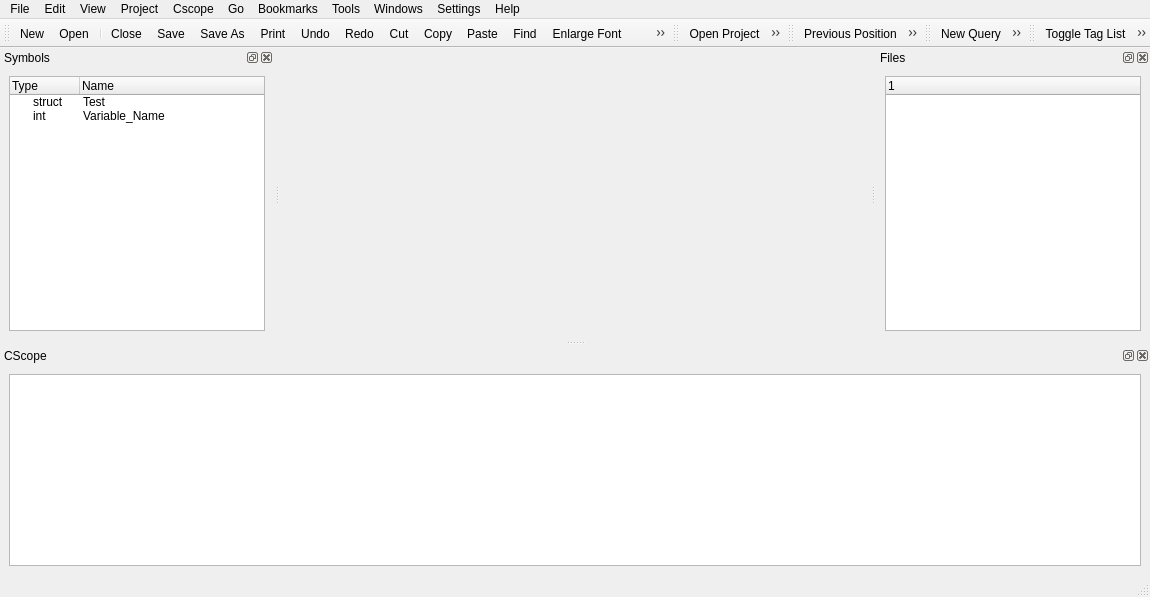
 <widget class="QMainWindow" name="MainWindow">
  <property name="geometry">
   <rect>
    <x>0</x>
    <y>0</y>
    <width>1150</width>
    <height>597</height>
   </rect>
  </property>
  <property name="windowTitle">
   <string>KScope-NG</string>
  </property>
  <widget class="QWidget" name="centralWidget">
   <layout class="QGridLayout" name="gridLayout_2">
    <item row="0" column="0">
     <widget class="QTabWidget" name="tabWidget">
      <property name="currentIndex">
       <number>-1</number>
      </property>
      <property name="documentMode">
       <bool>true</bool>
      </property>
      <property name="tabsClosable">
       <bool>true</bool>
      </property>
      <property name="movable">
       <bool>true</bool>
      </property>
     </widget>
    </item>
   </layout>
  </widget>
  <widget class="QMenuBar" name="menuBar">
   <property name="geometry">
    <rect>
     <x>0</x>
     <y>0</y>
     <width>1150</width>
     <height>22</height>
    </rect>
   </property>
   <widget class="QMenu" name="menuEdit">
    <property name="title">
     <string>Edit</string>
    </property>
    <addaction name="actionUndo"/>
    <addaction name="actionRedo"/>
    <addaction name="separator"/>
    <addaction name="actionCut"/>
    <addaction name="actionCopy"/>
    <addaction name="actionCopy_As_HTML"/>
    <addaction name="actionPaste"/>
    <addaction name="separator"/>
    <addaction name="actionSelect_All"/>
    <addaction name="actionDeselect"/>
    <addaction name="actionBlock_Selection"/>
    <addaction name="separator"/>
    <addaction name="actionOverwrite_Mode"/>
    <addaction name="separator"/>
    <addaction name="actionFind"/>
    <addaction name="actionFind_Next"/>
    <addaction name="actionFind_Previous"/>
    <addaction name="actionReplace"/>
    <addaction name="separator"/>
    <addaction name="actionGo_to_Line"/>
    <addaction name="actionSearch_Incrementally"/>
    <addaction name="actionSearch_Incrementally_Backwards"/>
    <addaction name="actionGo_to_Tag"/>
    <addaction name="actionComplete_Symbol"/>
   </widget>
   <widget class="QMenu" name="menuHelp">
    <property name="title">
     <string>Help</string>
    </property>
    <addaction name="actionContents"/>
    <addaction name="actionAbout"/>
   </widget>
   <widget class="QMenu" name="menuFile">
    <property name="title">
     <string>File</string>
    </property>
    <addaction name="actionNew"/>
    <addaction name="actionOpen"/>
    <addaction name="separator"/>
    <addaction name="actionSave_All"/>
    <addaction name="separator"/>
    <addaction name="actionSave"/>
    <addaction name="actionSave_As"/>
    <addaction name="actionReload"/>
    <addaction name="actionPrint"/>
    <addaction name="separator"/>
    <addaction name="actionExport_as_HTML"/>
    <addaction name="actionClose"/>
    <addaction name="separator"/>
    <addaction name="actionExit"/>
   </widget>
   <widget class="QMenu" name="menuView">
    <property name="title">
     <string>View</string>
    </property>
    <widget class="QMenu" name="menuSchema">
     <property name="title">
      <string>Schema</string>
     </property>
     <addaction name="actionNormal"/>
     <addaction name="actionPrinting"/>
    </widget>
    <widget class="QMenu" name="menuDynamic_Word_Wrap_Indicators">
     <property name="title">
      <string>Dynamic Word Wrap Indicators</string>
     </property>
     <addaction name="actionOff"/>
     <addaction name="actionFollow_Line_Numbers"/>
     <addaction name="actionAuto"/>
    </widget>
    <widget class="QMenu" name="menuCode_Folding">
     <property name="title">
      <string>Code Folding</string>
     </property>
     <addaction name="actionCollapse_Top_Level"/>
     <addaction name="actionExpand_Top_Level"/>
     <addaction name="actionCollapse_One_Local_Level"/>
     <addaction name="actionExpand_One_Local_Level"/>
    </widget>
    <addaction name="actionToggleFiles"/>
    <addaction name="actionToggleCscope"/>
    <addaction name="actionToggleSymbols"/>
    <addaction name="separator"/>
    <addaction name="actionSwitch_to_Command_Line"/>
    <addaction name="menuSchema"/>
    <addaction name="separator"/>
    <addaction name="actionDynamic_Word_Wrap"/>
    <addaction name="menuDynamic_Word_Wrap_Indicators"/>
    <addaction name="actionShow_Static_Word_Wrap_Marker"/>
    <addaction name="separator"/>
    <addaction name="actionHide_Icon_Border"/>
    <addaction name="actionHide_Line_Numbers"/>
    <addaction name="actionHide_Scrollbar_Marks"/>
    <addaction name="separator"/>
    <addaction name="actionHide_Folding_Markers"/>
    <addaction name="separator"/>
    <addaction name="menuCode_Folding"/>
   </widget>
   <widget class="QMenu" name="menuProject">
    <property name="title">
     <string>Project</string>
    </property>
    <addaction name="actionNew_Project"/>
    <addaction name="actionOpenProject"/>
    <addaction name="actionOpen_CScope_out"/>
    <addaction name="actionAdd_Remove_Files"/>
    <addaction name="actionProperties"/>
    <addaction name="separator"/>
    <addaction name="actionMake_Project"/>
    <addaction name="actionRemake_Project"/>
    <addaction name="separator"/>
    <addaction name="actionClose_Project"/>
   </widget>
   <widget class="QMenu" name="menuCscope">
    <property name="title">
     <string>Cscope</string>
    </property>
    <addaction name="actionRebuild_Database"/>
    <addaction name="separator"/>
    <addaction name="actionReferences"/>
    <addaction name="actionDefinition"/>
    <addaction name="actionCalled_Functions"/>
    <addaction name="actionCalling_Functions"/>
    <addaction name="actionFind_Text"/>
    <addaction name="actionFind_EGrep_Pattern"/>
    <addaction name="actionFind_File"/>
    <addaction name="actionIncluding_Files"/>
    <addaction name="separator"/>
    <addaction name="actionQuick_Definition"/>
    <addaction name="actionCall_Graph"/>
   </widget>
   <widget class="QMenu" name="menuGo">
    <property name="title">
     <string>Go</string>
    </property>
    <addaction name="actionPrevious"/>
    <addaction name="actionNext"/>
    <addaction name="separator"/>
    <addaction name="actionPreviousPosition"/>
    <addaction name="actionNextPosition"/>
    <addaction name="actionPositionHistory"/>
    <addaction name="separator"/>
    <addaction name="actionGlobalBookmarks"/>
   </widget>
   <widget class="QMenu" name="menuBookmarks">
    <property name="title">
     <string>Bookmarks</string>
    </property>
    <addaction name="actionSet_Bookmark"/>
    <addaction name="actionClear_All_Bookmarks"/>
   </widget>
   <widget class="QMenu" name="menuTools">
    <property name="title">
     <string>Tools</string>
    </property>
   </widget>
   <widget class="QMenu" name="menuWindows">
    <property name="title">
     <string>Windows</string>
    </property>
    <addaction name="actionClose_All"/>
    <addaction name="actionGo_Left"/>
    <addaction name="actionGo_Right"/>
    <addaction name="separator"/>
   </widget>
   <widget class="QMenu" name="menuSettings">
    <property name="title">
     <string>Settings</string>
    </property>
    <widget class="QMenu" name="menuToolbars">
     <property name="title">
      <string>Toolbars</string>
     </property>
     <addaction name="actionMain_Toolbar"/>
     <addaction name="actionProject"/>
     <addaction name="actionNavigation"/>
     <addaction name="actionQuery"/>
     <addaction name="actionWorkspace"/>
     <addaction name="actionSearch_Toolbar"/>
    </widget>
    <addaction name="actionConfigure_Editor"/>
    <addaction name="menuToolbars"/>
    <addaction name="actionConfigure_Shortcuts"/>
    <addaction name="actionConfigure_IDE"/>
   </widget>
   <addaction name="menuFile"/>
   <addaction name="menuEdit"/>
   <addaction name="menuView"/>
   <addaction name="menuProject"/>
   <addaction name="menuCscope"/>
   <addaction name="menuGo"/>
   <addaction name="menuBookmarks"/>
   <addaction name="menuTools"/>
   <addaction name="menuWindows"/>
   <addaction name="menuSettings"/>
   <addaction name="menuHelp"/>
  </widget>
  <widget class="QToolBar" name="mainToolBar">
   <property name="windowTitle">
    <string>Main Toolbar</string>
   </property>
   <property name="iconSize">
    <size>
     <width>22</width>
     <height>22</height>
    </size>
   </property>
   <property name="toolButtonStyle">
    <enum>Qt::ToolButtonIconOnly</enum>
   </property>
   <attribute name="toolBarArea">
    <enum>TopToolBarArea</enum>
   </attribute>
   <attribute name="toolBarBreak">
    <bool>false</bool>
   </attribute>
   <addaction name="actionNew"/>
   <addaction name="actionOpen"/>
   <addaction name="separator"/>
   <addaction name="actionClose"/>
   <addaction name="actionSave"/>
   <addaction name="actionSave_As"/>
   <addaction name="actionPrint"/>
   <addaction name="actionUndo"/>
   <addaction name="actionRedo"/>
   <addaction name="actionCut"/>
   <addaction name="actionCopy"/>
   <addaction name="actionPaste"/>
   <addaction name="actionFind"/>
   <addaction name="actionEnlarge_Font"/>
   <addaction name="actionShrink_Font"/>
  </widget>
  <widget class="QStatusBar" name="statusBar"/>
  <widget class="QDockWidget" name="dockCscope">
   <property name="windowTitle">
    <string>CScope</string>
   </property>
   <attribute name="dockWidgetArea">
    <number>8</number>
   </attribute>
   <widget class="QWidget" name="dockCscopeContents">
    <layout class="QHBoxLayout" name="horizontalLayout_4">
     <item>
      <widget class="QTableWidget" name="tableResults"/>
     </item>
    </layout>
   </widget>
  </widget>
  <widget class="QDockWidget" name="dockFiles">
   <property name="windowTitle">
    <string>Files</string>
   </property>
   <attribute name="dockWidgetArea">
    <number>2</number>
   </attribute>
   <widget class="QWidget" name="dockFilesContents">
    <layout class="QVBoxLayout" name="verticalLayout_10">
     <item>
      <widget class="QTreeWidget" name="treeFiles">
       <column>
        <property name="text">
         <string notr="true">1</string>
        </property>
       </column>
      </widget>
     </item>
    </layout>
   </widget>
  </widget>
  <widget class="QDockWidget" name="dockSymbols">
   <property name="windowTitle">
    <string>Symbols</string>
   </property>
   <attribute name="dockWidgetArea">
    <number>1</number>
   </attribute>
   <widget class="QWidget" name="dockSymbolsContents">
    <layout class="QVBoxLayout" name="verticalLayout_9">
     <item>
      <widget class="QTreeWidget" name="treeSymbols">
       <property name="animated">
        <bool>true</bool>
       </property>
       <property name="columnCount">
        <number>2</number>
       </property>
       <attribute name="headerDefaultSectionSize">
        <number>70</number>
       </attribute>
       <attribute name="headerShowSortIndicator" stdset="0">
        <bool>true</bool>
       </attribute>
       <column>
        <property name="text">
         <string notr="true">Type</string>
        </property>
       </column>
       <column>
        <property name="text">
         <string>Name</string>
        </property>
       </column>
       <item>
        <property name="text">
         <string>struct</string>
        </property>
        <property name="text">
         <string>Test</string>
        </property>
       </item>
       <item>
        <property name="text">
         <string>int</string>
        </property>
        <property name="text">
         <string>Variable_Name</string>
        </property>
       </item>
      </widget>
     </item>
    </layout>
   </widget>
  </widget>
  <widget class="QToolBar" name="projectToolBar">
   <property name="windowTitle">
    <string>Project Toolbar</string>
   </property>
   <property name="iconSize">
    <size>
     <width>22</width>
     <height>22</height>
    </size>
   </property>
   <attribute name="toolBarArea">
    <enum>TopToolBarArea</enum>
   </attribute>
   <attribute name="toolBarBreak">
    <bool>false</bool>
   </attribute>
   <addaction name="actionOpenProject"/>
   <addaction name="actionRebuildProject"/>
  </widget>
  <widget class="QToolBar" name="navigationToolBar">
   <property name="windowTitle">
    <string>Navigation Toolbar</string>
   </property>
   <property name="iconSize">
    <size>
     <width>22</width>
     <height>22</height>
    </size>
   </property>
   <attribute name="toolBarArea">
    <enum>TopToolBarArea</enum>
   </attribute>
   <attribute name="toolBarBreak">
    <bool>false</bool>
   </attribute>
   <addaction name="actionPreviousPosition"/>
   <addaction name="actionNextPosition"/>
   <addaction name="actionPositionHistory"/>
   <addaction name="actionGlobalBookmarks"/>
  </widget>
  <widget class="QToolBar" name="queryToolBar">
   <property name="windowTitle">
    <string>Query Toolbar</string>
   </property>
   <property name="iconSize">
    <size>
     <width>22</width>
     <height>22</height>
    </size>
   </property>
   <attribute name="toolBarArea">
    <enum>TopToolBarArea</enum>
   </attribute>
   <attribute name="toolBarBreak">
    <bool>false</bool>
   </attribute>
   <addaction name="actionNewQuery"/>
   <addaction name="actionRefreshQueries"/>
   <addaction name="actionLock"/>
   <addaction name="actionClose_2"/>
   <addaction name="separator"/>
   <addaction name="actionPrevious"/>
   <addaction name="actionNext"/>
  </widget>
  <widget class="QToolBar" name="dockToolBar">
   <property name="windowTitle">
    <string>Workspace Toolbar</string>
   </property>
   <property name="iconSize">
    <size>
     <width>22</width>
     <height>22</height>
    </size>
   </property>
   <attribute name="toolBarArea">
    <enum>TopToolBarArea</enum>
   </attribute>
   <attribute name="toolBarBreak">
    <bool>false</bool>
   </attribute>
   <addaction name="actionToggleSymbols"/>
   <addaction name="actionToggleCscope"/>
   <addaction name="actionToggleFiles"/>
  </widget>
  <action name="actionNew">
   <property name="icon">
    <iconset resource="../../res/resources.qrc">
     <normaloff>:/icons/icons/new.png</normaloff>:/icons/icons/new.png</iconset>
   </property>
   <property name="text">
    <string>New</string>
   </property>
   <property name="shortcut">
    <string>Ctrl+N</string>
   </property>
  </action>
  <action name="actionOpen">
   <property name="icon">
    <iconset resource="../../res/resources.qrc">
     <normaloff>:/icons/icons/open.png</normaloff>:/icons/icons/open.png</iconset>
   </property>
   <property name="text">
    <string>Open</string>
   </property>
   <property name="shortcut">
    <string>Ctrl+O</string>
   </property>
  </action>
  <action name="actionExit">
   <property name="icon">
    <iconset resource="../../res/resources.qrc">
     <normaloff>:/icons/icons/exit.png</normaloff>:/icons/icons/exit.png</iconset>
   </property>
   <property name="text">
    <string>Exit</string>
   </property>
   <property name="shortcut">
    <string>Ctrl+Q</string>
   </property>
  </action>
  <action name="actionSave">
   <property name="icon">
    <iconset resource="../../res/resources.qrc">
     <normaloff>:/icons/icons/save.png</normaloff>:/icons/icons/save.png</iconset>
   </property>
   <property name="text">
    <string>Save</string>
   </property>
   <property name="shortcut">
    <string>Ctrl+S</string>
   </property>
  </action>
  <action name="actionClose">
   <property name="icon">
    <iconset resource="../../res/resources.qrc">
     <normaloff>:/icons/icons/close.png</normaloff>:/icons/icons/close.png</iconset>
   </property>
   <property name="text">
    <string>Close</string>
   </property>
   <property name="shortcut">
    <string>Ctrl+W</string>
   </property>
  </action>
  <action name="actionAbout">
   <property name="text">
    <string>About</string>
   </property>
  </action>
  <action name="actionSave_As">
   <property name="icon">
    <iconset resource="../../res/resources.qrc">
     <normaloff>:/icons/icons/saveas.png</normaloff>:/icons/icons/saveas.png</iconset>
   </property>
   <property name="text">
    <string>Save As</string>
   </property>
  </action>
  <action name="actionUndo">
   <property name="icon">
    <iconset resource="../../res/resources.qrc">
     <normaloff>:/icons/icons/undo.png</normaloff>:/icons/icons/undo.png</iconset>
   </property>
   <property name="text">
    <string>Undo</string>
   </property>
   <property name="shortcut">
    <string>Ctrl+Z</string>
   </property>
  </action>
  <action name="actionRedo">
   <property name="icon">
    <iconset resource="../../res/resources.qrc">
     <normaloff>:/icons/icons/redo.png</normaloff>:/icons/icons/redo.png</iconset>
   </property>
   <property name="text">
    <string>Redo</string>
   </property>
   <property name="shortcut">
    <string>Ctrl+Shift+Z</string>
   </property>
  </action>
  <action name="actionCut">
   <property name="icon">
    <iconset resource="../../res/resources.qrc">
     <normaloff>:/icons/icons/cut.png</normaloff>:/icons/icons/cut.png</iconset>
   </property>
   <property name="text">
    <string>Cut</string>
   </property>
   <property name="shortcut">
    <string>Ctrl+X</string>
   </property>
  </action>
  <action name="actionCopy">
   <property name="icon">
    <iconset resource="../../res/resources.qrc">
     <normaloff>:/icons/icons/copy.png</normaloff>:/icons/icons/copy.png</iconset>
   </property>
   <property name="text">
    <string>Copy</string>
   </property>
   <property name="shortcut">
    <string>Ctrl+C</string>
   </property>
  </action>
  <action name="actionPaste">
   <property name="icon">
    <iconset resource="../../res/resources.qrc">
     <normaloff>:/icons/icons/paste.png</normaloff>:/icons/icons/paste.png</iconset>
   </property>
   <property name="text">
    <string>Paste</string>
   </property>
   <property name="shortcut">
    <string>Ctrl+V</string>
   </property>
  </action>
  <action name="actionSelect_All">
   <property name="text">
    <string>Select All</string>
   </property>
   <property name="shortcut">
    <string>Ctrl+A</string>
   </property>
  </action>
  <action name="actionCopy_As_HTML">
   <property name="text">
    <string>Copy As HTML</string>
   </property>
  </action>
  <action name="actionDeselect">
   <property name="text">
    <string>Deselect</string>
   </property>
   <property name="shortcut">
    <string>Ctrl+Shift+A</string>
   </property>
  </action>
  <action name="actionBlock_Selection">
   <property name="text">
    <string>Block Selection</string>
   </property>
   <property name="shortcut">
    <string>Ctrl+Shift+B</string>
   </property>
  </action>
  <action name="actionSave_All">
   <property name="icon">
    <iconset resource="../../res/resources.qrc">
     <normaloff>:/icons/icons/saveall.png</normaloff>:/icons/icons/saveall.png</iconset>
   </property>
   <property name="text">
    <string>Save All</string>
   </property>
   <property name="shortcut">
    <string>Ctrl+L</string>
   </property>
  </action>
  <action name="actionReload">
   <property name="icon">
    <iconset resource="../../res/resources.qrc">
     <normaloff>:/icons/icons/reload.png</normaloff>:/icons/icons/reload.png</iconset>
   </property>
   <property name="text">
    <string>Reload</string>
   </property>
   <property name="shortcut">
    <string>F5</string>
   </property>
  </action>
  <action name="actionPrint">
   <property name="icon">
    <iconset resource="../../res/resources.qrc">
     <normaloff>:/icons/icons/print.png</normaloff>:/icons/icons/print.png</iconset>
   </property>
   <property name="text">
    <string>Print</string>
   </property>
   <property name="shortcut">
    <string>Ctrl+P</string>
   </property>
  </action>
  <action name="actionExport_as_HTML">
   <property name="text">
    <string>Export as HTML</string>
   </property>
  </action>
  <action name="actionOverwrite_Mode">
   <property name="text">
    <string>Overwrite Mode</string>
   </property>
   <property name="shortcut">
    <string>Ins</string>
   </property>
  </action>
  <action name="actionFind">
   <property name="icon">
    <iconset resource="../../res/resources.qrc">
     <normaloff>:/icons/icons/find.png</normaloff>:/icons/icons/find.png</iconset>
   </property>
   <property name="text">
    <string>Find</string>
   </property>
   <property name="shortcut">
    <string>Ctrl+F</string>
   </property>
  </action>
  <action name="actionFind_Next">
   <property name="icon">
    <iconset resource="../../res/resources.qrc">
     <normaloff>:/icons/icons/next.png</normaloff>:/icons/icons/next.png</iconset>
   </property>
   <property name="text">
    <string>Find Next</string>
   </property>
   <property name="shortcut">
    <string>F3</string>
   </property>
  </action>
  <action name="actionFind_Previous">
   <property name="icon">
    <iconset resource="../../res/resources.qrc">
     <normaloff>:/icons/icons/previous.png</normaloff>:/icons/icons/previous.png</iconset>
   </property>
   <property name="text">
    <string>Find Previous</string>
   </property>
   <property name="shortcut">
    <string>Shift+F3</string>
   </property>
  </action>
  <action name="actionReplace">
   <property name="text">
    <string>Replace</string>
   </property>
   <property name="shortcut">
    <string>Ctrl+R</string>
   </property>
  </action>
  <action name="actionEnlarge_Font">
   <property name="icon">
    <iconset resource="../../res/resources.qrc">
     <normaloff>:/icons/icons/increasefont.png</normaloff>:/icons/icons/increasefont.png</iconset>
   </property>
   <property name="text">
    <string>Enlarge Font</string>
   </property>
  </action>
  <action name="actionShrink_Font">
   <property name="icon">
    <iconset resource="../../res/resources.qrc">
     <normaloff>:/icons/icons/decreasefont.png</normaloff>:/icons/icons/decreasefont.png</iconset>
   </property>
   <property name="text">
    <string>Shrink Font</string>
   </property>
  </action>
  <action name="actionGo_to_Line">
   <property name="text">
    <string>Go to Line</string>
   </property>
   <property name="shortcut">
    <string>Ctrl+G</string>
   </property>
  </action>
  <action name="actionSearch_Incrementally">
   <property name="text">
    <string>Search Incrementally</string>
   </property>
   <property name="shortcut">
    <string>Ctrl+Alt+F</string>
   </property>
  </action>
  <action name="actionSearch_Incrementally_Backwards">
   <property name="text">
    <string>Search Incrementally Backwards</string>
   </property>
   <property name="shortcut">
    <string>Ctrl+Alt+Shift+F</string>
   </property>
  </action>
  <action name="actionGo_to_Tag">
   <property name="text">
    <string>Go to Tag</string>
   </property>
   <property name="shortcut">
    <string>Ctrl+Shift+T</string>
   </property>
  </action>
  <action name="actionComplete_Symbol">
   <property name="text">
    <string>Complete Symbol</string>
   </property>
   <property name="shortcut">
    <string>Ctrl+Space</string>
   </property>
  </action>
  <action name="actionToggleSymbols">
   <property name="icon">
    <iconset resource="../../res/resources.qrc">
     <normaloff>:/icons/icons/taglist.png</normaloff>:/icons/icons/taglist.png</iconset>
   </property>
   <property name="text">
    <string>Toggle Tag List</string>
   </property>
   <property name="shortcut">
    <string>Ctrl+'</string>
   </property>
  </action>
  <action name="actionToggleCscope">
   <property name="icon">
    <iconset resource="../../res/resources.qrc">
     <normaloff>:/icons/icons/querywindow.png</normaloff>:/icons/icons/querywindow.png</iconset>
   </property>
   <property name="text">
    <string>Toggle Query Window</string>
   </property>
   <property name="shortcut">
    <string>Ctrl+.</string>
   </property>
  </action>
  <action name="actionToggleFiles">
   <property name="icon">
    <iconset resource="../../res/resources.qrc">
     <normaloff>:/icons/icons/filelist.png</normaloff>:/icons/icons/filelist.png</iconset>
   </property>
   <property name="text">
    <string>Toggle File List</string>
   </property>
   <property name="shortcut">
    <string>Ctrl+/</string>
   </property>
  </action>
  <action name="actionOpenProject">
   <property name="icon">
    <iconset resource="../../res/resources.qrc">
     <normaloff>:/icons/icons/project_open.png</normaloff>:/icons/icons/project_open.png</iconset>
   </property>
   <property name="text">
    <string>Open Project</string>
   </property>
   <property name="toolTip">
    <string>Open Project</string>
   </property>
  </action>
  <action name="actionRebuildProject">
   <property name="icon">
    <iconset resource="../../res/resources.qrc">
     <normaloff>:/icons/icons/rebuild.png</normaloff>:/icons/icons/rebuild.png</iconset>
   </property>
   <property name="text">
    <string>Rebuild Project</string>
   </property>
   <property name="toolTip">
    <string>Rebuild Project</string>
   </property>
  </action>
  <action name="actionPreviousPosition">
   <property name="icon">
    <iconset resource="../../res/resources.qrc">
     <normaloff>:/icons/icons/back.png</normaloff>:/icons/icons/back.png</iconset>
   </property>
   <property name="text">
    <string>Previous Position</string>
   </property>
   <property name="shortcut">
    <string>Alt+Left</string>
   </property>
  </action>
  <action name="actionNextPosition">
   <property name="icon">
    <iconset resource="../../res/resources.qrc">
     <normaloff>:/icons/icons/forward.png</normaloff>:/icons/icons/forward.png</iconset>
   </property>
   <property name="text">
    <string>Next Position</string>
   </property>
   <property name="toolTip">
    <string>Next Position</string>
   </property>
   <property name="shortcut">
    <string>Alt+Right</string>
   </property>
  </action>
  <action name="actionGlobalBookmarks">
   <property name="icon">
    <iconset resource="../../res/resources.qrc">
     <normaloff>:/icons/icons/bookmark.png</normaloff>:/icons/icons/bookmark.png</iconset>
   </property>
   <property name="text">
    <string>Global Bookmarks</string>
   </property>
  </action>
  <action name="actionPositionHistory">
   <property name="icon">
    <iconset resource="../../res/resources.qrc">
     <normaloff>:/icons/icons/history.png</normaloff>:/icons/icons/history.png</iconset>
   </property>
   <property name="text">
    <string>Position History</string>
   </property>
  </action>
  <action name="actionNewQuery">
   <property name="icon">
    <iconset resource="../../res/resources.qrc">
     <normaloff>:/icons/icons/new.png</normaloff>:/icons/icons/new.png</iconset>
   </property>
   <property name="text">
    <string>New Query</string>
   </property>
  </action>
  <action name="actionRefreshQueries">
   <property name="icon">
    <iconset resource="../../res/resources.qrc">
     <normaloff>:/icons/icons/reload.png</normaloff>:/icons/icons/reload.png</iconset>
   </property>
   <property name="text">
    <string>RefreshQueries</string>
   </property>
  </action>
  <action name="actionLock">
   <property name="icon">
    <iconset resource="../../res/resources.qrc">
     <normaloff>:/icons/icons/lock.png</normaloff>:/icons/icons/lock.png</iconset>
   </property>
   <property name="text">
    <string>Lock Query</string>
   </property>
  </action>
  <action name="actionClose_2">
   <property name="icon">
    <iconset resource="../../res/resources.qrc">
     <normaloff>:/icons/icons/close.png</normaloff>:/icons/icons/close.png</iconset>
   </property>
   <property name="text">
    <string>Close Query</string>
   </property>
  </action>
  <action name="actionPrevious">
   <property name="icon">
    <iconset resource="../../res/resources.qrc">
     <normaloff>:/icons/icons/up.png</normaloff>:/icons/icons/up.png</iconset>
   </property>
   <property name="text">
    <string>Previous Result</string>
   </property>
  </action>
  <action name="actionNext">
   <property name="icon">
    <iconset resource="../../res/resources.qrc">
     <normaloff>:/icons/icons/down.png</normaloff>:/icons/icons/down.png</iconset>
   </property>
   <property name="text">
    <string>Next Result</string>
   </property>
  </action>
  <action name="actionSwitch_to_Command_Line">
   <property name="text">
    <string>Switch to Command Line</string>
   </property>
   <property name="shortcut">
    <string>F7</string>
   </property>
  </action>
  <action name="actionNormal">
   <property name="text">
    <string>Normal</string>
   </property>
  </action>
  <action name="actionPrinting">
   <property name="text">
    <string>Printing</string>
   </property>
  </action>
  <action name="actionDynamic_Word_Wrap">
   <property name="text">
    <string>Dynamic Word Wrap</string>
   </property>
   <property name="shortcut">
    <string>F10</string>
   </property>
  </action>
  <action name="actionOff">
   <property name="text">
    <string>Off</string>
   </property>
  </action>
  <action name="actionFollow_Line_Numbers">
   <property name="text">
    <string>Follow Line Numbers</string>
   </property>
  </action>
  <action name="actionAuto">
   <property name="text">
    <string>Auto</string>
   </property>
  </action>
  <action name="actionShow_Static_Word_Wrap_Marker">
   <property name="text">
    <string>Show Static Word Wrap Marker</string>
   </property>
  </action>
  <action name="actionHide_Icon_Border">
   <property name="text">
    <string>Hide Icon Border</string>
   </property>
   <property name="shortcut">
    <string>F6</string>
   </property>
  </action>
  <action name="actionHide_Line_Numbers">
   <property name="text">
    <string>Hide Line Numbers</string>
   </property>
   <property name="shortcut">
    <string>F11</string>
   </property>
  </action>
  <action name="actionHide_Scrollbar_Marks">
   <property name="text">
    <string>Hide Scroll Marks</string>
   </property>
   <property name="toolTip">
    <string>Hide Scrollbar Marks</string>
   </property>
  </action>
  <action name="actionHide_Folding_Markers">
   <property name="text">
    <string>Hide Folding Markers</string>
   </property>
   <property name="shortcut">
    <string>F9</string>
   </property>
  </action>
  <action name="actionCollapse_Top_Level">
   <property name="text">
    <string>Collapse Top Level</string>
   </property>
  </action>
  <action name="actionExpand_Top_Level">
   <property name="text">
    <string>Expand Top Level</string>
   </property>
  </action>
  <action name="actionCollapse_One_Local_Level">
   <property name="text">
    <string>Collapse One Local Level</string>
   </property>
  </action>
  <action name="actionExpand_One_Local_Level">
   <property name="text">
    <string>Expand One Local Level</string>
   </property>
  </action>
  <action name="actionNew_Project">
   <property name="text">
    <string>New Project</string>
   </property>
  </action>
  <action name="actionOpen_CScope_out">
   <property name="text">
    <string>Open CScope.out</string>
   </property>
  </action>
  <action name="actionAdd_Remove_Files">
   <property name="text">
    <string>Add/Remove Files</string>
   </property>
  </action>
  <action name="actionProperties">
   <property name="text">
    <string>Properties</string>
   </property>
  </action>
  <action name="actionMake_Project">
   <property name="text">
    <string>Make Project</string>
   </property>
  </action>
  <action name="actionRemake_Project">
   <property name="text">
    <string>Remake Project</string>
   </property>
  </action>
  <action name="actionClose_Project">
   <property name="text">
    <string>Close Project</string>
   </property>
  </action>
  <action name="actionRebuild_Database">
   <property name="text">
    <string>Rebuild Database</string>
   </property>
  </action>
  <action name="actionReferences">
   <property name="text">
    <string>References</string>
   </property>
   <property name="shortcut">
    <string>Ctrl+0</string>
   </property>
  </action>
  <action name="actionDefinition">
   <property name="text">
    <string>Definition</string>
   </property>
   <property name="shortcut">
    <string>Ctrl+1</string>
   </property>
  </action>
  <action name="actionCalled_Functions">
   <property name="text">
    <string>Called Functions</string>
   </property>
   <property name="shortcut">
    <string>Ctrl+2</string>
   </property>
  </action>
  <action name="actionCalling_Functions">
   <property name="text">
    <string>Calling Functions</string>
   </property>
   <property name="shortcut">
    <string>Ctrl+3</string>
   </property>
  </action>
  <action name="actionFind_Text">
   <property name="text">
    <string>Find Text</string>
   </property>
   <property name="shortcut">
    <string>Ctrl+4</string>
   </property>
  </action>
  <action name="actionFind_EGrep_Pattern">
   <property name="text">
    <string>Find EGrep Pattern</string>
   </property>
   <property name="shortcut">
    <string>Ctrl+5</string>
   </property>
  </action>
  <action name="actionFind_File">
   <property name="text">
    <string>Find File</string>
   </property>
   <property name="shortcut">
    <string>Ctrl+7</string>
   </property>
  </action>
  <action name="actionIncluding_Files">
   <property name="text">
    <string>Including Files</string>
   </property>
   <property name="shortcut">
    <string>Ctrl+8</string>
   </property>
  </action>
  <action name="actionQuick_Definition">
   <property name="text">
    <string>Quick Definition</string>
   </property>
   <property name="shortcut">
    <string>Ctrl+]</string>
   </property>
  </action>
  <action name="actionCall_Graph">
   <property name="text">
    <string>Call Graph</string>
   </property>
   <property name="toolTip">
    <string>Call Graph</string>
   </property>
   <property name="shortcut">
    <string>Ctrl+\</string>
   </property>
  </action>
  <action name="actionSet_Bookmark">
   <property name="text">
    <string>Set Bookmark</string>
   </property>
   <property name="shortcut">
    <string>Ctrl+B</string>
   </property>
  </action>
  <action name="actionClear_All_Bookmarks">
   <property name="text">
    <string>Clear All Bookmarks</string>
   </property>
  </action>
  <action name="actionConfigure_Editor">
   <property name="text">
    <string>Configure Editor</string>
   </property>
  </action>
  <action name="actionConfigure_Shortcuts">
   <property name="text">
    <string>Configure Shortcuts</string>
   </property>
  </action>
  <action name="actionConfigure_IDE">
   <property name="text">
    <string>Configure IDE</string>
   </property>
  </action>
  <action name="actionMain_Toolbar">
   <property name="text">
    <string>Main Toolbar</string>
   </property>
  </action>
  <action name="actionProject">
   <property name="text">
    <string>Project</string>
   </property>
  </action>
  <action name="actionNavigation">
   <property name="text">
    <string>Navigation</string>
   </property>
  </action>
  <action name="actionQuery">
   <property name="text">
    <string>Query</string>
   </property>
  </action>
  <action name="actionWorkspace">
   <property name="text">
    <string>Workspace</string>
   </property>
  </action>
  <action name="actionSearch_Toolbar">
   <property name="text">
    <string>Search Toolbar</string>
   </property>
  </action>
  <action name="actionContents">
   <property name="text">
    <string>Contents</string>
   </property>
   <property name="toolTip">
    <string>Contents</string>
   </property>
   <property name="shortcut">
    <string>F1</string>
   </property>
  </action>
  <action name="actionClose_All">
   <property name="text">
    <string>Close All</string>
   </property>
  </action>
  <action name="actionGo_Left">
   <property name="text">
    <string>Go Left</string>
   </property>
  </action>
  <action name="actionGo_Right">
   <property name="text">
    <string>Go Right</string>
   </property>
  </action>
 </widget>
